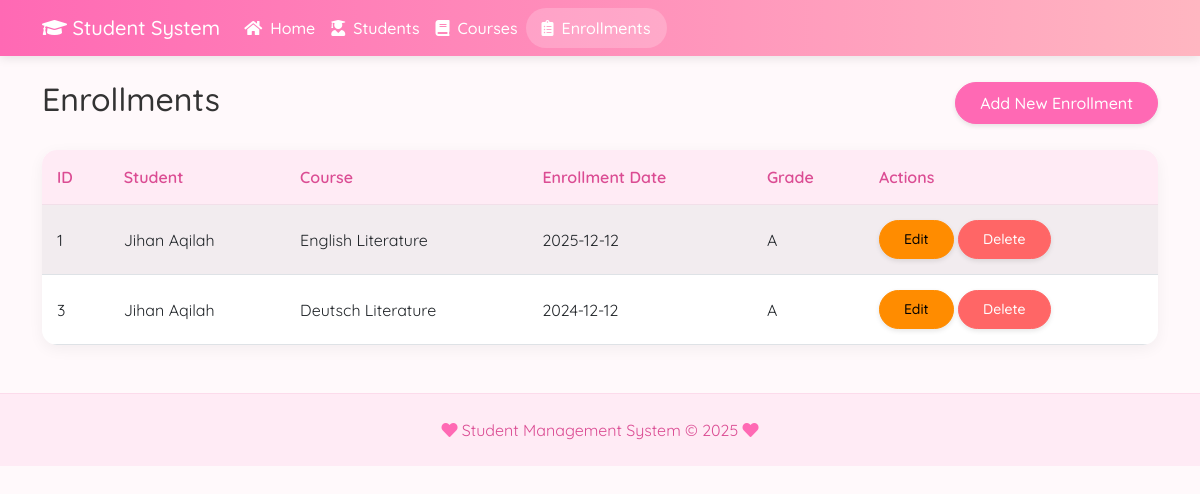
/tp_mvc/index.php?action=enrollments, run on the app's committed database.
### tables this page shows
CREATE TABLE `enrollments` (
  `id` int NOT NULL,
  `student_id` int NOT NULL,
  `course_id` int NOT NULL,
  `enrollment_date` date NOT NULL,
  `grade` varchar(2) DEFAULT NULL
);

CREATE TABLE `students` (
  `id` int NOT NULL,
  `name` varchar(100) NOT NULL,
  `nim` varchar(20) NOT NULL,
  `phone` varchar(20) NOT NULL,
  `join_date` date NOT NULL
);

CREATE TABLE `courses` (
  `id` int NOT NULL,
  `course_code` varchar(10) NOT NULL,
  `course_name` varchar(100) NOT NULL,
  `credits` int NOT NULL,
  `description` text
);

### tp_mvc/controllers/EnrollmentController.php (called while the page is built, shortened)
<?php
class EnrollmentController {
    private $enrollment;
    public function __construct() {
        require_once 'models/Enrollment.php';
        $database = new Database();
        $db = $database->getConnection();
        $this->enrollment = new Enrollment($db);
    }
    public function index() {
        $result = $this->enrollment->readAll();
        include 'views/enrollments/index.php';
    }
}
?>

### tp_mvc/models/Enrollment.php (called while the page is built, shortened)
<?php
class Enrollment {
    private $conn;
    private $table_name = "enrollments";
    public function __construct($db) {
        $this->conn = $db;
    }
    public function readAll() {
        $query = "SELECT e.id, e.student_id, e.course_id, e.enrollment_date, e.grade,
                         s.name as student_name, c.course_name
                  FROM " . $this->table_name . " e
                  LEFT JOIN students s ON e.student_id = s.id
                  LEFT JOIN courses c ON e.course_id = c.id";
        $result = $this->conn->query($query);
        return $result;
    }
}?>

### tp_mvc/views/enrollments/index.php (the view, shortened to what this page needs)
<?php
include 'views/layouts/header.php';
?>
<div class="d-flex justify-content-between align-items-center mb-4">
    <h2>Enrollments</h2>
    <a href="index.php?action=enrollments&method=create" class="btn btn-primary">Add New Enrollment</a>
</div>
<table class="table table-striped">
    <thead>
        <tr>
            <th>ID</th>
            <th>Student</th>
            <th>Course</th>
            <th>Enrollment Date</th>
            <th>Grade</th>
            <th>Actions</th>
        </tr>
    </thead>
    <tbody>
        <?php while ($row = $result->fetch_assoc()): ?>
        <tr>
            <td><?php echo $row['id']; ?></td>
            <td><?php echo $row['student_name']; ?></td>
            <td><?php echo $row['course_name']; ?></td>
            <td><?php echo $row['enrollment_date']; ?></td>
            <td><?php echo $row['grade']; ?></td>
            <td>
                <a href="index.php?action=enrollments&method=edit&id=<?php echo $row['id']; ?>" class="btn btn-sm btn-warning">Edit</a>
                <a href="index.php?action=enrollments&method=delete&id=<?php echo $row['id']; ?>" class="btn btn-sm btn-danger" onclick="return confirm('Are you sure you want to delete this enrollment?')">Delete</a>
            </td>
        </tr>
        <?php endwhile; ?>
    </tbody>
</table>
<?php include 'views/layouts/footer.php'; ?>

### tp_mvc/assets/custom.css (style rules this page uses)
:root { --primary: #FF69B4; --primary-dark: #DB4C93; --secondary: #FFC0CB; --accent: #FFb6c1; --light-pink: #FFEBF5; --dark-pink: #C71585; --text-dark: #333333; --text-light: #FFFFFF; --background: #FFF9FB; --card-bg: #FFFFFF; --success: #20B2AA; --info: #9370DB; --warning: #FF8C00; --danger: #FF6666; }
body { background-color: var(--background); font-family: 'Quicksand', 'Segoe UI', Tahoma, Geneva, Verdana, sans-serif; color: var(--text-dark); }
.btn { border-radius: 50px; padding: 0.5rem 1.5rem; font-weight: 500; box-shadow: 0 2px 5px rgba(0, 0, 0, 0.1); transition: all 0.3s; }
.btn-primary { background-color: var(--primary); border-color: var(--primary); }
.btn-warning { background-color: var(--warning); border-color: var(--warning); }
.btn-danger { background-color: var(--danger); border-color: var(--danger); }
.table { background-color: var(--card-bg); border-radius: 15px; overflow: hidden; box-shadow: 0 4px 15px rgba(0, 0, 0, 0.05); }
.table thead th { background-color: var(--light-pink); color: var(--primary-dark); border-bottom: none; padding: 15px; font-weight: 600; }
.table tbody td { padding: 15px; vertical-align: middle; border-top: 1px solid rgba(0, 0, 0, 0.05); }
.table-striped tbody tr:nth-of-type(odd) { background-color: rgba(255, 235, 245, 0.3); }

### data on the page
enrollments: id "1", student.name "Jihan Aqilah", course.course_name "English Literature", enrollment_date "2025-12-12", grade "A"
enrollments: id "3", student.name "Jihan Aqilah", course.course_name "Deutsch Literature", enrollment_date "2024-12-12", grade "A"
